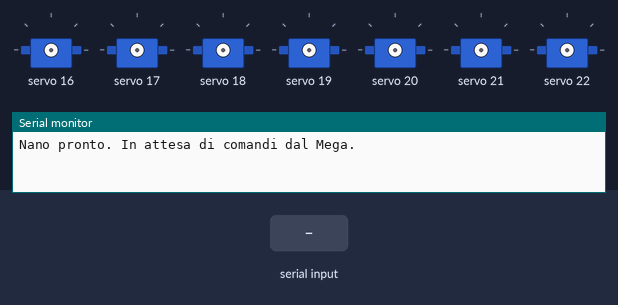
A sketch run on a simulated Arduino Uno, built with avr-gcc and run on an emulated ATmega328P. Shown: 7 × servo, the last lines printed to the serial monitor. The inputs (shaded band) are chosen by the test bench.

Above: at 1.2 s.
1.3 s: "C:PRESSED\n" received over Serial
At 1.7 s:
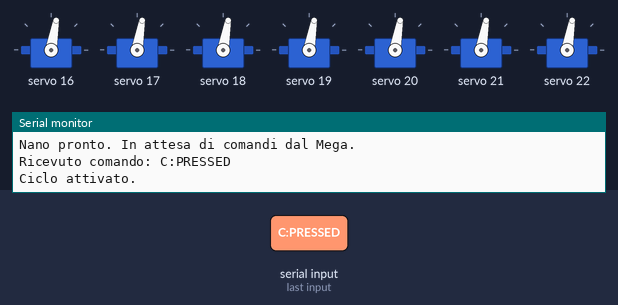
7.3 s: "Z:PRESSED\n" received over Serial
At 7.7 s:
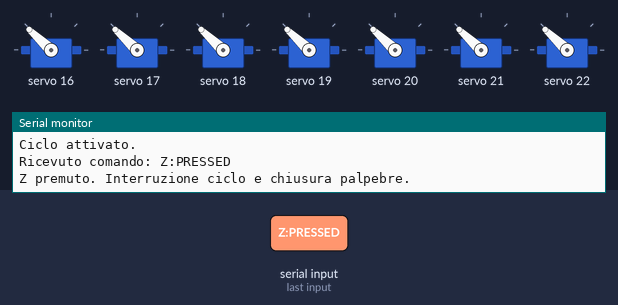
Timing chart, 0 to 10.3 s (numbered marks = the images above; inputs shaded):
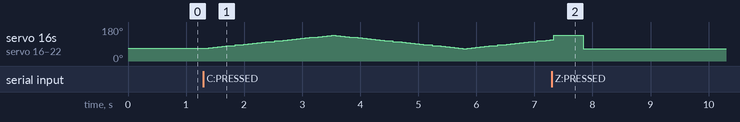

The sketch:

nano.ino
```cpp
#include <Wire.h>
#include <Adafruit_PWMServoDriver.h>  // Libreria per PCA9685

#define BAUDRATE 9600

Adafruit_PWMServoDriver pwm = Adafruit_PWMServoDriver(0x41);  // Indirizzo PCA9685 del Nano

const int servoChannels[7] = {0, 1, 2, 3, 4, 5, 6};  // Canali PCA per i servo
const int openPulse = 250;  // Valore PWM per palpebra aperta
const int closePulse = 400; // Valore PWM per palpebra chiusa

bool cycleActive = false;      // Stato del ciclo sinusoidale
unsigned long lastCycleTime = 0; // Tempo dell'ultimo aggiornamento del ciclo
int currentAngle = openPulse;  // Angolo attuale del ciclo sinusoidale
bool increasing = true;        // Direzione del ciclo sinusoidale

void setup() {
  Serial.begin(BAUDRATE);  // Comunicazione UART con il Mega
  Wire.setClock(100000);   // Imposta velocità I²C a 100 kHz
  pwm.begin();
  pwm.setPWMFreq(50);      // Frequenza per i servo
  Serial.println("Nano pronto. In attesa di comandi dal Mega.");
}

void loop() {
  checkSerialCommands();  // Leggi comandi dalla UART
  if (cycleActive) {
    executeSinusoidalCycle();  // Esegui il ciclo sinusoidale
  }
  delay(10);  // Riduce il carico
}

void checkSerialCommands() {
  static String receivedData = "";

  // Controlla se ci sono dati disponibili sulla UART
  while (Serial.available()) {
    char incomingChar = Serial.read();

    // Controlla per newline come fine messaggio
    if (incomingChar == '\n') {
      receivedData.trim();  // Pulisce la stringa da spazi o \r
      parseSerialCommand(receivedData);  // Analizza il comando ricevuto
      receivedData = "";  // Resetta la stringa per il prossimo comando
    } else {
      receivedData += incomingChar;  // Accumula il messaggio
    }
  }
}

void parseSerialCommand(const String &command) {
  Serial.print("Ricevuto comando: ");
  Serial.println(command);  // Debug: stampa il comando ricevuto

  if (command == "C:PRESSED") {
    cycleActive = !cycleActive;  // Attiva/disattiva il ciclo
    Serial.println(cycleActive ? "Ciclo attivato." : "Ciclo disattivato.");
  } else if (command == "Z:PRESSED") {
    Serial.println("Z premuto. Interruzione ciclo e chiusura palpebre.");
    cycleActive = false;  // Interrompi il ciclo
    closeAndOpenLids();   // Chiudi e riapri le palpebre
  }
}

void executeSinusoidalCycle() {
  unsigned long currentTime = millis();
  int pulseStep = 5;      // Incremento per ogni passo
  int delayTime = 70;     // Ritardo tra ogni passo

  // Controlla se è il momento di aggiornare il ciclo
  if (currentTime - lastCycleTime >= delayTime) {
    lastCycleTime = currentTime;

    // Aggiorna l'angolo
    if (increasing) {
      currentAngle += pulseStep;
      if (currentAngle >= closePulse) {
        currentAngle = closePulse;
        increasing = false;  // Cambia direzione
      }
    } else {
      currentAngle -= pulseStep;
      if (currentAngle <= openPulse) {
        currentAngle = openPulse;
        increasing = true;  // Cambia direzione
      }
    }

    // Muovi tutti i servo
    for (int i = 0; i < 7; i++) {
      pwm.setPWM(servoChannels[i], 0, currentAngle);
    }
  }
}

void closeAndOpenLids() {
  for (int i = 0; i < 7; i++) {
    pwm.setPWM(servoChannels[i], 0, closePulse);  // Chiudi le palpebre
  }
  delay(500);  // Mantieni chiuso per un momento
  for (int i = 0; i < 7; i++) {
    pwm.setPWM(servoChannels[i], 0, openPulse);  // Riapri le palpebre
  }
}
```
